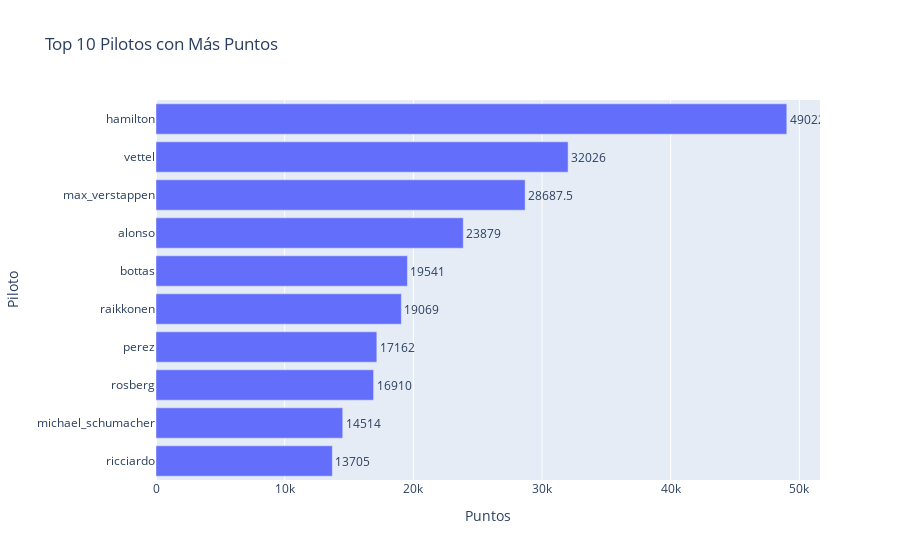

Notebook cell for this chart:
### Markdown cell above
Graficos Básicos y exploratorios:

### Code cell
# Grafica de puntos por piloto 
# Sumar los puntos por piloto
points_by_driver = data.groupby('driverRef')['points'].sum().reset_index()

# Ordenar los datos por puntos de mayor a menor
points_by_driver = points_by_driver.sort_values(by='points', ascending=False)

# Filtrar solo a los 10 pilotos con más puntos
top_10_drivers = points_by_driver.head(10)

# Reordenar el eje y para que el piloto con más puntos esté arriba
top_10_drivers.loc[:, 'driverRef'] = pd.Categorical(
    top_10_drivers['driverRef'],
    categories=top_10_drivers['driverRef'],
    ordered=True
)

# Crear una gráfica de barras horizontal con etiquetas
fig = px.bar(
    top_10_drivers,
    x='points',
    y='driverRef',
    orientation='h',
    title='Top 10 Pilotos con Más Puntos',
    labels={'points': 'Puntos', 'driverRef': 'Piloto'},
    text='points'  # Agregar los puntos como etiquetas
)

# Mejorar la visualización de las etiquetas
fig.update_traces(texttemplate='%{text}', textposition='outside')

# Ajustar diseño para mejorar visualización
fig.update_layout(
    yaxis={'categoryorder': 'total ascending'},
    xaxis_title='Puntos',
    yaxis_title='Piloto'
)

# Mostrar la gráfica
fig.show()

### Figure 1 — Plotly figure (JSON) as saved in the notebook; plotly's stock layout.template omitted (floating-point values rounded to 4 significant figures)
{"data": [{"alignmentgroup": "True", "hovertemplate": "Puntos=%{text}<br>Piloto=%{y}<extra></extra>", "legendgroup": "", "marker": {"color": "#636efa", "pattern": {"shape": ""}}, "name": "", "offsetgroup": "", "orientation": "h", "showlegend": false, "text": [49020.0, 32026, 28690.0, 23879, 19541, 19069, 17162, 16910, 14514, 13705], "textposition": "outside", "texttemplate": "%{text}", "type": "bar", "x": [49020.0, 32026, 28690.0, 23879, 19541, 19069, 17162, 16910, 14514, 13705], "xaxis": "x", "y": ["hamilton", "vettel", "max_verstappen", "alonso", "bottas", "raikkonen", "perez", "rosberg", "michael_schumacher", "ricciardo"], "yaxis": "y"}], "layout": {"barmode": "relative", "legend": {"tracegroupgap": 0}, "title": {"text": "Top 10 Pilotos con Más Puntos"}, "xaxis": {"anchor": "y", "domain": [0, 1], "title": {"text": "Puntos"}}, "yaxis": {"anchor": "x", "categoryorder": "total ascending", "domain": [0, 1], "title": {"text": "Piloto"}}}}
